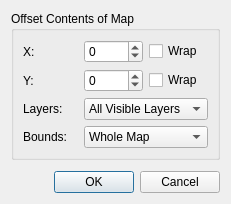
<?xml version="1.0" encoding="UTF-8"?>
<ui version="4.0">
 <class>OffsetMapDialog</class>
 <widget class="QDialog" name="OffsetMapDialog">
  <property name="enabled">
   <bool>true</bool>
  </property>
  <property name="geometry">
   <rect>
    <x>0</x>
    <y>0</y>
    <width>238</width>
    <height>212</height>
   </rect>
  </property>
  <property name="windowTitle">
   <string>Offset Map</string>
  </property>
  <property name="autoFillBackground">
   <bool>false</bool>
  </property>
  <layout class="QVBoxLayout" name="verticalLayout_5">
   <property name="sizeConstraint">
    <enum>QLayout::SetFixedSize</enum>
   </property>
   <item>
    <widget class="QGroupBox" name="offsetGroup">
     <property name="title">
      <string>Offset Contents of Map</string>
     </property>
     <layout class="QGridLayout" name="gridLayout">
      <item row="2" column="0">
       <widget class="QLabel" name="labelX">
        <property name="text">
         <string>X:</string>
        </property>
       </widget>
      </item>
      <item row="2" column="2">
       <widget class="QSpinBox" name="xOffset">
        <property name="enabled">
         <bool>true</bool>
        </property>
        <property name="minimum">
         <number>-999</number>
        </property>
        <property name="maximum">
         <number>999</number>
        </property>
        <property name="value">
         <number>0</number>
        </property>
       </widget>
      </item>
      <item row="2" column="3">
       <widget class="QCheckBox" name="wrapX">
        <property name="text">
         <string>Wrap</string>
        </property>
       </widget>
      </item>
      <item row="4" column="0">
       <widget class="QLabel" name="labelY">
        <property name="text">
         <string>Y:</string>
        </property>
       </widget>
      </item>
      <item row="4" column="1">
       <spacer name="horizontalSpacer">
        <property name="orientation">
         <enum>Qt::Horizontal</enum>
        </property>
        <property name="sizeType">
         <enum>QSizePolicy::Fixed</enum>
        </property>
        <property name="sizeHint" stdset="0">
         <size>
          <width>10</width>
          <height>20</height>
         </size>
        </property>
       </spacer>
      </item>
      <item row="4" column="2">
       <widget class="QSpinBox" name="yOffset">
        <property name="minimum">
         <number>-999</number>
        </property>
        <property name="maximum">
         <number>999</number>
        </property>
        <property name="value">
         <number>0</number>
        </property>
       </widget>
      </item>
      <item row="4" column="3">
       <widget class="QCheckBox" name="wrapY">
        <property name="text">
         <string>Wrap</string>
        </property>
       </widget>
      </item>
      <item row="5" column="0">
       <widget class="QLabel" name="labelLayers">
        <property name="text">
         <string>Layers:</string>
        </property>
       </widget>
      </item>
      <item row="5" column="2" colspan="2">
       <widget class="QComboBox" name="layerSelection">
        <item>
         <property name="text">
          <string>All Visible Layers</string>
         </property>
        </item>
        <item>
         <property name="text">
          <string>All Layers</string>
         </property>
        </item>
        <item>
         <property name="text">
          <string>Selected Layer</string>
         </property>
        </item>
       </widget>
      </item>
      <item row="6" column="0">
       <widget class="QLabel" name="labelBounds">
        <property name="text">
         <string>Bounds:</string>
        </property>
       </widget>
      </item>
      <item row="6" column="2" colspan="2">
       <widget class="QComboBox" name="boundsSelection">
        <item>
         <property name="text">
          <string>Whole Map</string>
         </property>
        </item>
        <item>
         <property name="text">
          <string>Current Selection</string>
         </property>
        </item>
       </widget>
      </item>
     </layout>
    </widget>
   </item>
   <item>
    <spacer name="verticalSpacer">
     <property name="orientation">
      <enum>Qt::Vertical</enum>
     </property>
     <property name="sizeType">
      <enum>QSizePolicy::MinimumExpanding</enum>
     </property>
     <property name="sizeHint" stdset="0">
      <size>
       <width>20</width>
       <height>5</height>
      </size>
     </property>
    </spacer>
   </item>
   <item>
    <widget class="QDialogButtonBox" name="buttonBox">
     <property name="orientation">
      <enum>Qt::Horizontal</enum>
     </property>
     <property name="standardButtons">
      <set>QDialogButtonBox::Cancel|QDialogButtonBox::Ok</set>
     </property>
    </widget>
   </item>
  </layout>
 </widget>
 <resources/>
 <connections>
  <connection>
   <sender>buttonBox</sender>
   <signal>accepted()</signal>
   <receiver>OffsetMapDialog</receiver>
   <slot>accept()</slot>
   <hints>
    <hint type="sourcelabel">
     <x>248</x>
     <y>254</y>
    </hint>
    <hint type="destinationlabel">
     <x>157</x>
     <y>274</y>
    </hint>
   </hints>
  </connection>
  <connection>
   <sender>buttonBox</sender>
   <signal>rejected()</signal>
   <receiver>OffsetMapDialog</receiver>
   <slot>reject()</slot>
   <hints>
    <hint type="sourcelabel">
     <x>316</x>
     <y>260</y>
    </hint>
    <hint type="destinationlabel">
     <x>286</x>
     <y>274</y>
    </hint>
   </hints>
  </connection>
 </connections>
</ui>
